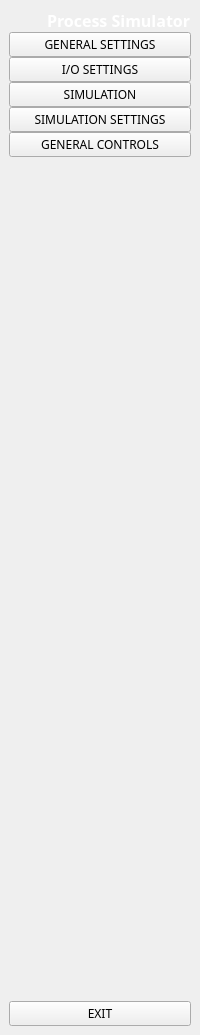
     <widget class="QWidget" name="fullMenuWidget" native="true">
      <property name="styleSheet">
       <string notr="true">
#fullMenuWidget {
    background-color: #2d5a8c;
    border-right: 1px solid #3d6ab3;
}

#fullMenuWidget QPushButton {
    background-color: transparent;
    border: none;
    border-radius: 6px;
    text-align: left;
    padding: 12px 16px;
    color: #ffffff;
    font-weight: 500;
}

#fullMenuWidget QPushButton:hover {
    background-color: rgba(96, 165, 250, 0.3);
    color: #ffffff;
}

#fullMenuWidget QPushButton:checked {
    background-color: rgba(96, 165, 250, 0.4);
    color: #ffffff;
    border-left: 3px solid #60a5fa;
}

#logoText {
    color: #ffffff;
    font-size: 16px;
    font-weight: 600;
}
       </string>
      </property>
      <layout class="QGridLayout" name="gridLayout_4">
       <property name="leftMargin">
        <number>9</number>
       </property>
       <property name="topMargin">
        <number>9</number>
       </property>
       <property name="rightMargin">
        <number>9</number>
       </property>
       <property name="bottomMargin">
        <number>9</number>
       </property>
       <item row="2" column="0">
        <spacer name="verticalSpacer_2">
         <property name="orientation">
          <enum>Qt::Vertical</enum>
         </property>
         <property name="sizeHint" stdset="0">
          <size>
           <width>20</width>
           <height>838</height>
          </size>
         </property>
        </spacer>
       </item>
       <item row="3" column="0">
        <widget class="QPushButton" name="pushButton_exit2">
         <property name="font">
          <font>
           <family>Segoe UI,Arial,sans-serif</family>
           <weight>62</weight>
           <bold>true</bold>
          </font>
         </property>
         <property name="text">
          <string>EXIT</string>
         </property>
         <property name="icon">
          <iconset resource="Resource.qrc">
           <normaloff>:/icon/media/icon/close-window-64.ico</normaloff>
           <normalon>:/icon/media/icon/close-window-64 blauw.ico</normalon>:/icon/media/icon/close-window-64.ico</iconset>
         </property>
         <property name="iconSize">
          <size>
           <width>20</width>
           <height>20</height>
          </size>
         </property>
         <property name="checkable">
          <bool>false</bool>
         </property>
         <property name="autoExclusive">
          <bool>false</bool>
         </property>
        </widget>
       </item>
       <item row="0" column="0">
        <layout class="QVBoxLayout" name="verticalLayout_2">
         <property name="spacing">
          <number>0</number>
         </property>
         <item>
          <layout class="QHBoxLayout" name="horizontalLayout_5">
           <item>
            <widget class="QLabel" name="logo2">
             <property name="minimumSize">
              <size>
               <width>0</width>
               <height>0</height>
              </size>
             </property>
             <property name="maximumSize">
              <size>
               <width>40</width>
               <height>40</height>
              </size>
             </property>
             <property name="text">
              <string/>
             </property>
             <property name="pixmap">
              <pixmap>icon/simulation.png</pixmap>
             </property>
             <property name="scaledContents">
              <bool>true</bool>
             </property>
            </widget>
           </item>
           <item>
            <widget class="QLabel" name="logoText">
             <property name="font">
              <font>
               <family>Segoe UI,Arial,sans-serif</family>
               <pointsize>-1</pointsize>
               <weight>75</weight>
               <bold>true</bold>
              </font>
             </property>
             <property name="text">
              <string>Process Simulator</string>
             </property>
            </widget>
           </item>
          </layout>
         </item>
         <item>
          <widget class="QPushButton" name="pushButton_settingsPage2">
           <property name="font">
            <font>
             <family>Segoe UI,Arial,sans-serif</family>
             <weight>62</weight>
             <bold>true</bold>
            </font>
           </property>
           <property name="text">
            <string>GENERAL SETTINGS</string>
           </property>
           <property name="icon">
            <iconset resource="Resource.qrc">
             <normaloff>:/icon/media/icon/settings-5-32.ico</normaloff>
             <normalon>:/icon/media/icon/settings-5-32 blauw.ico</normalon>:/icon/media/icon/settings-5-32.ico</iconset>
           </property>
           <property name="iconSize">
            <size>
             <width>20</width>
             <height>20</height>
            </size>
           </property>
           <property name="checkable">
            <bool>true</bool>
           </property>
           <property name="autoExclusive">
            <bool>true</bool>
           </property>
          </widget>
         </item>
         <item>
          <widget class="QPushButton" name="pushButton_IOPage2">
           <property name="font">
            <font>
             <family>Segoe UI,Arial,sans-serif</family>
             <weight>62</weight>
             <bold>true</bold>
            </font>
           </property>
           <property name="text">
            <string>I/O SETTINGS</string>
           </property>
           <property name="icon">
            <iconset resource="Resource.qrc">
             <normaloff>:/icon/media/icon/settings-12-32.ico</normaloff>
             <normalon>:/icon/media/icon/settings-12-32 blauw.ico</normalon>:/icon/media/icon/settings-12-32.ico</iconset>
           </property>
           <property name="iconSize">
            <size>
             <width>20</width>
             <height>20</height>
            </size>
           </property>
           <property name="checkable">
            <bool>true</bool>
           </property>
           <property name="autoExclusive">
            <bool>true</bool>
           </property>
          </widget>
         </item>
         <item>
          <widget class="QPushButton" name="pushButton_simPage2">
           <property name="font">
            <font>
             <family>Segoe UI,Arial,sans-serif</family>
             <weight>62</weight>
             <bold>true</bold>
            </font>
           </property>
           <property name="text">
            <string>SIMULATION</string>
           </property>
           <property name="icon">
            <iconset resource="Resource.qrc">
             <normaloff>:/icon/media/icon/play-6-32.ico</normaloff>
             <normalon>:/icon/media/icon/play-6-32 blauw.ico</normalon>:/icon/media/icon/play-6-32.ico</iconset>
           </property>
           <property name="iconSize">
            <size>
             <width>20</width>
             <height>20</height>
            </size>
           </property>
           <property name="checkable">
            <bool>true</bool>
           </property>
           <property name="autoExclusive">
            <bool>true</bool>
           </property>
          </widget>
         </item>
         <item>
          <widget class="QPushButton" name="pushButton_simSettings2">
           <property name="font">
            <font>
             <family>Segoe UI,Arial,sans-serif</family>
             <weight>62</weight>
             <bold>true</bold>
            </font>
           </property>
           <property name="text">
            <string>SIMULATION SETTINGS</string>
           </property>
           <property name="icon">
            <iconset resource="Resource.qrc">
             <normaloff>:/icon/media/icon/settings-5-32.ico</normaloff>
             <normalon>:/icon/media/icon/settings-5-32 blauw.ico</normalon>:/icon/media/icon/settings-5-32.ico</iconset>
           </property>
           <property name="iconSize">
            <size>
             <width>20</width>
             <height>20</height>
            </size>
           </property>
           <property name="checkable">
            <bool>true</bool>
           </property>
           <property name="autoExclusive">
            <bool>true</bool>
           </property>
          </widget>
         </item>
         <item>
          <widget class="QPushButton" name="pushButton_generalControls2">
           <property name="font">
            <font>
             <family>Segoe UI,Arial,sans-serif</family>
             <weight>62</weight>
             <bold>true</bold>
            </font>
           </property>
           <property name="text">
            <string>GENERAL CONTROLS</string>
           </property>
           <property name="icon">
            <iconset resource="Resource.qrc">
             <normaloff>:/icon/icon/controls-svgrepo-com_blue.svg</normaloff>
             <normalon>:/icon/icon/controls-svgrepo-com.svg</normalon>:/icon/icon/controls-svgrepo-com_blue.svg</iconset>
           </property>
           <property name="iconSize">
            <size>
             <width>30</width>
             <height>30</height>
            </size>
           </property>
           <property name="checkable">
            <bool>true</bool>
           </property>
           <property name="autoExclusive">
            <bool>true</bool>
           </property>
          </widget>
         </item>
        </layout>
       </item>
      </layout>
     </widget>
